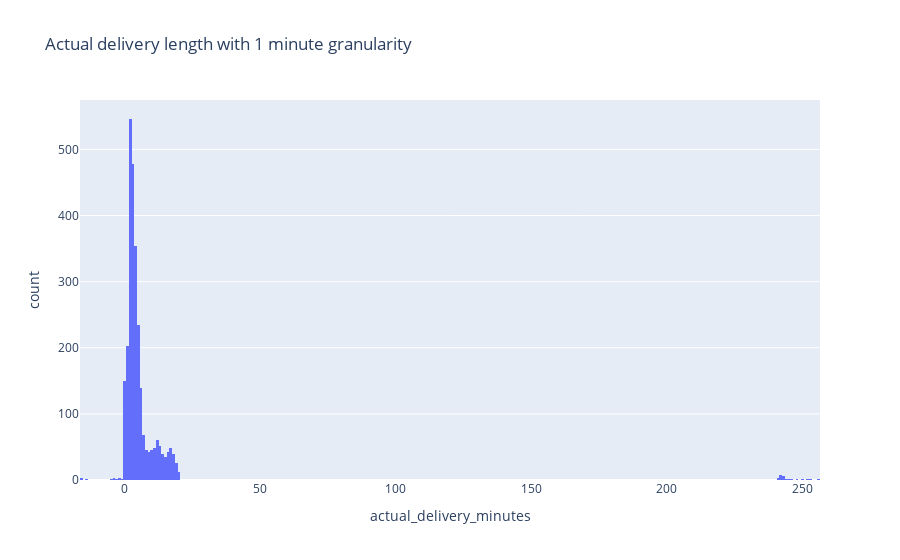

Source (notebook cell):
### Code cell
fig = px.histogram(only_stop_segments, x="actual_delivery_minutes", title="Actual delivery length with 1 minute granularity ")
fig.update_traces(xbins=dict(size=1))
fig.show()
#fig.write_image("histogram.png")

### Figure 1 — Plotly figure (JSON) as saved in the notebook; plotly's stock layout.template omitted (floating-point values rounded to 4 significant figures; data arrays with more than 128 entries replaced by an {"elided": "..."} marker saying what was removed)
{"data": [{"bingroup": "x", "hovertemplate": "actual_delivery_minutes=%{x}<br>count=%{y}<extra></extra>", "legendgroup": "", "marker": {"color": "#636efa", "pattern": {"shape": ""}}, "name": "", "orientation": "v", "showlegend": false, "type": "histogram", "x": {"elided": "2751 int values"}, "xaxis": "x", "xbins": {"size": 1}, "yaxis": "y"}], "layout": {"barmode": "relative", "legend": {"tracegroupgap": 0}, "title": {"text": "Actual delivery length with 1 minute granularity "}, "xaxis": {"anchor": "y", "domain": [0, 1], "title": {"text": "actual_delivery_minutes"}}, "yaxis": {"anchor": "x", "domain": [0, 1], "title": {"text": "count"}}}}
